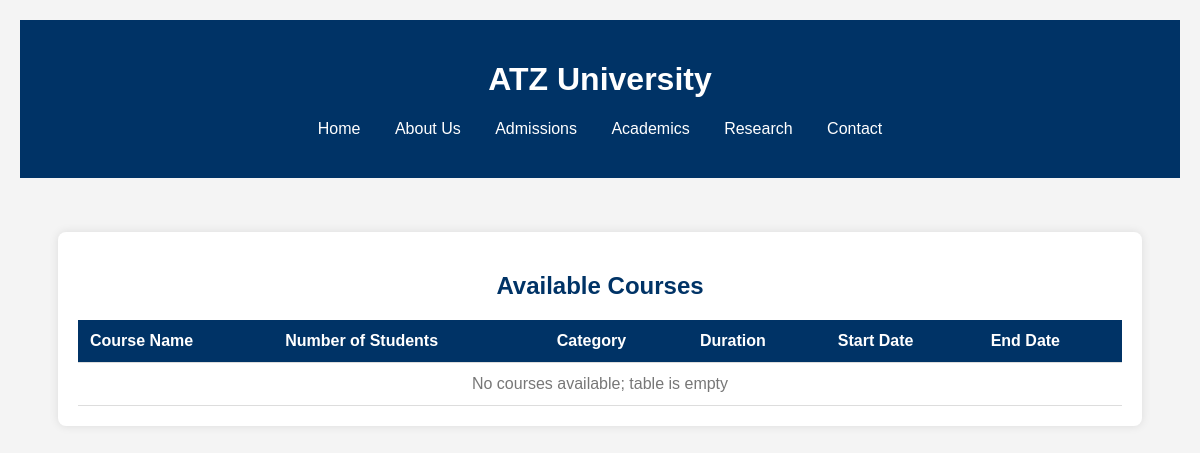
The app's page /academics/, older data.
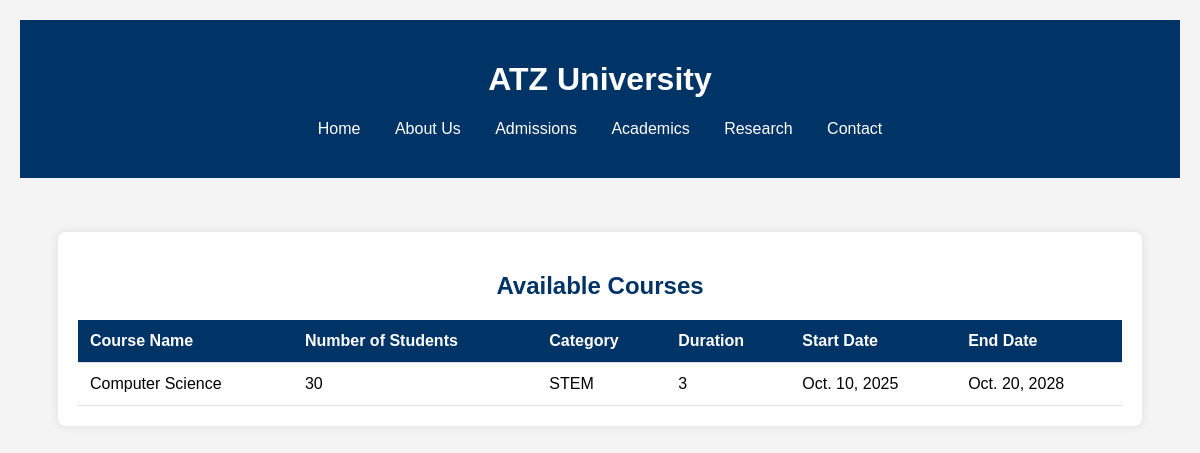
The same page, newer data.
### Courses/models.py (models this page shows, shortened)
class Course(models.Model):
    id = models.AutoField(primary_key=True)
    name = models.CharField(max_length=100)
    NumofStudents = models.IntegerField()
    Category = models.CharField(max_length=100)
    Duration = models.IntegerField()
    StartDate = models.DateField()
    EndDate = models.DateField()

### Courses/views.py (the view)
# urls.py: path('academics/', views.academics, name='academics'),
def academics(request):
   courses = Course.objects.all()
   return render(request, 'courses/academics.html', {'courses': courses})

### Courses/templates/courses/academics.html (shortened to what this page needs)
{% load static %}
<!DOCTYPE html>
<html lang="en">
<head>
    <link rel="stylesheet" href="{% static 'courses/academicsCSS.css' %}">
</head>
<body>
    <header>
        <h1>ATZ University</h1>
        <nav>
            <a href="home/">Home</a>
            <a href="#about">About Us</a>
            <a href="#admissions">Admissions</a>
            <a href="academics/">Academics</a>
            <a href="#research">Research</a>
            <a href="#contact">Contact</a>
        </nav>
    </header>
    <br/><br/><br/>
    <div class="container">
        <h2>Available Courses</h2>
        <table>
            <thead>
                <tr>
                    <th>Course Name</th>
                    <th>Number of Students</th>
                    <th>Category</th>
                    <th>Duration</th>
                    <th>Start Date</th>
                    <th>End Date</th>
                </tr>
            </thead>
            <tbody>
                {% for cour in courses %}
                    <tr>
                        <td>{{ cour.name }}</td>
                        <td>{{ cour.NumofStudents }}</td>
                        <td>{{ cour.Category }}</td>
                        <td>{{ cour.Duration }}</td>
                        <td>{{ cour.StartDate }}</td>
                        <td>{{ cour.EndDate }}</td>
                    </tr>
                {% empty %}
                    <tr>
                        <td colspan="6">No courses available; table is empty</td>
                    </tr>
                {% endfor %}
            </tbody>
        </table>
    </div>
</body>
</html>

Row changes from the older to the newer data that the page shows:
added Course: name "Computer Science", NumofStudents "30", Category "STEM", Duration "3", StartDate "Oct. 10, 2025", EndDate "Oct. 20, 2028"
Text that changed along with them:
text no longer shown: "No courses available; table is empty"
